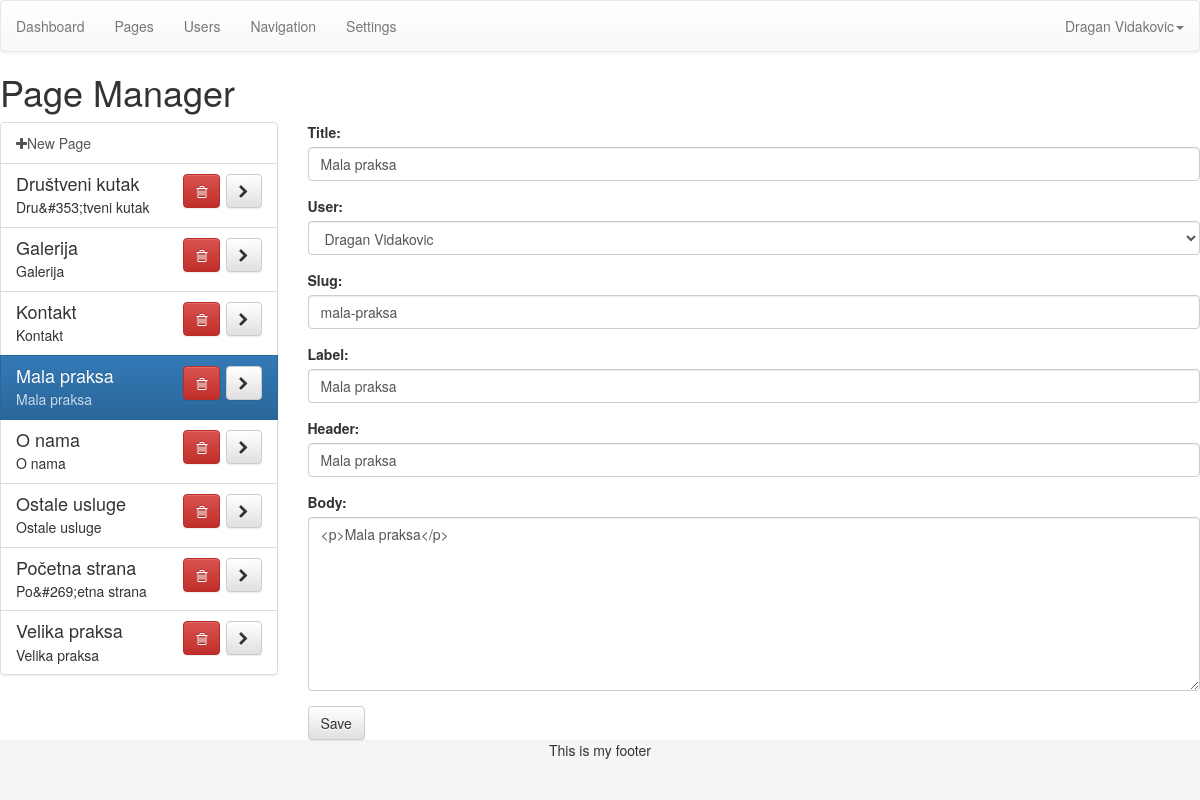
Page /admin/index.php?page=pages&id=1 (signed in) on the committed database.
### tables this page shows
CREATE TABLE IF NOT EXISTS `posts` (
  `id` mediumint(9) NOT NULL,
  `user` mediumint(9) NOT NULL,
  `type` mediumint(9) NOT NULL,
  `slug` varchar(300) NOT NULL,
  `label` varchar(100) NOT NULL,
  `title` varchar(200) NOT NULL,
  `header` varchar(300) NOT NULL,
  `body` longtext NOT NULL
);

### admin/index.php (called while the page is built)
<?php include('template/header.php'); ?>
<?php include('views/'.$page.'.php'); ?>
<?php include('template/footer.php'); ?>

### admin/functions/data.php (called while the page is built, shortened)
<?php
function data_user($dbc, $id){
	if(is_numeric($id)){
		$cond = "WHERE id = '$id'";
	} else {
		$cond = "WHERE email = '$id'";
	}
	$q = "SELECT * FROM users $cond";
	$r = mysqli_query($dbc, $q);
	$data = mysqli_fetch_assoc($r);
	$data['fullname'] =  $data['first'].' '.$data['last'];
	$data['fullname_reverse'] = $data['last'].', '.$data['first'];
	return $data;
}
function data_post($dbc, $id){
	$q = "SELECT * FROM posts WHERE id = $id";
	$r = mysqli_query($dbc, $q);
	$data = mysqli_fetch_assoc($r);
	$data['body_nohtml'] = strip_tags($data['body']);
	if($data['body'] == $data['body_nohtml']) {
		$data['body_formatted'] = '<p>'.$data['body'].'</p>';
	} else {
		$data['body_formatted'] = $data['body'];
	}
	return $data;
}
?>

### admin/config/queries.php (called while the page is built, shortened)
<?php
switch ($page) {
	case 'pages':
		if(isset($_GET['id'])){ $opened = data_post($dbc, $_GET['id']); }
	break;
}
?>

### admin/config/setup.php (called while the page is built, shortened)
<?php
include('../config/connection.php');
include ('functions/data.php');
if(isset($_GET['page'])){
	$page = $_GET['page'];
} else {
	$page = 'dashboard';
}
include ('config/queries.php');
$user = data_user($dbc, $_SESSION['username']);
?>

### admin/views/pages.php (the view, shortened to what this page needs)
<h1>Page Manager</h1>
<div class="row">
	<div class="col-md-3">
		<div class="list-group">
				<a class="list-group-item" href="?page=pages">
					<i class="fa fa-plus"></i>New Page
				</a>
		<?php
			$q = "SELECT * FROM posts WHERE type = 1 ORDER BY title ASC";
			$r = mysqli_query($dbc, $q);
			while($list = mysqli_fetch_assoc($r)){
				$blurb = substr(strip_tags($list['body']), 0, 120);
				?>
				<div id="page_<?php echo $list['id']; ?>" class="list-group-item <?php selected($list['id'], $opened['id'], 'active'); ?>">
					<h4 class="list-group-item-heading"><?php echo $list['title']; ?>
						<span class="pull-right">
							<a href="#" id="del_<?php echo $list['id']; ?>" class="btn btn-danger btn-delete"><i class="fa fa-trash-o"></i></a>
							<a href="index.php?page=pages&id=<?php echo $list['id']; ?>" class="btn btn-default"><i class="fa fa-chevron-right"></i></a>
						</span>
					</h4>
					<p class="list-group-item-text"><?php echo $blurb; ?></p>
				</div>
		<?php } ?>
		</div>
	</div>
	<div class="col-md-9">
		<form action="index.php?page=pages&id=<?php echo $opened['id']; ?>" method="post" role="form">
			<div class="form-group">
				<label for="title">Title:</label>
				<input class="form-control" type="text" name="title" id="title" value="<?php echo $opened['title']; ?>" placeholder="Page Title">
			</div>
			<div class="form-group">
				<label for="user">User:</label>
				<select class="form-control" name="user" id="user">
					<?php
						$q = "SELECT id FROM users ORDER BY first ASC";
						$r = mysqli_query($dbc, $q);
						while($user_list = mysqli_fetch_assoc($r)){
							$user_data = data_user($dbc, $user_list['id']);
							?>
							<option value="<?php echo $user_data['id']; ?>"
							<?php
								if(isset($_GET['id'])){
									selected($user_data['id'], $opened['user'], 'selected');
								} else {
									selected($user_data['id'], $user['id'], 'selected');
								}
							?>><?php echo $user_data['fullname']; ?></option>
					<?php } ?>
				</select>
			</div>
			<div class="form-group">
				<label for="slug">Slug:</label>
				<input class="form-control" type="text" name="slug" id="slug" value="<?php echo $opened['slug']; ?>" placeholder="Page Slug">
			</div>
			<div class="form-group">
				<label for="label">Label:</label>
				<input class="form-control" type="text" name="label" id="label" value="<?php echo $opened['label']; ?>" placeholder="Page Label">
			</div>
			<div class="form-group">
				<label for="header">Header:</label>
				<input class="form-control" type="text" name="header" id="header" value="<?php echo $opened['header']; ?>" placeholder="Page Header">
			</div>
			<div class="form-group">
				<label for="body">Body:</label>
				<textarea class="form-control editor" name="body" id="body" rows="8" placeholder="Page Body"><?php echo $opened['body']; ?></textarea>
			</div>
			<button type="submit" class="btn btn-default">Save</button>
		</form>
	</div>
</div>

### admin/config/css.php (style rules this page uses)
html, body { height: 100%; }

### rows in the picture
posts: title "Društveni kutak", body "Dru&#353;tveni kutak"
posts: title "Galerija", body "Galerija"
posts: title "Kontakt", body "Kontakt"
posts: title "Mala praksa", body "Mala praksa", slug "mala-praksa", label "Mala praksa", header "Mala praksa", body "<p>Mala praksa</p>"
posts: title "O nama", body "O nama"
posts: title "Ostale usluge", body "Ostale usluge"
posts: title "Početna strana", body "Po&#269;etna strana"
posts: title "Velika praksa", body "Velika praksa"

### other values in the picture
$user['fullname'] "Dragan Vidakovic"
form field user "Dragan Vidakovic"
